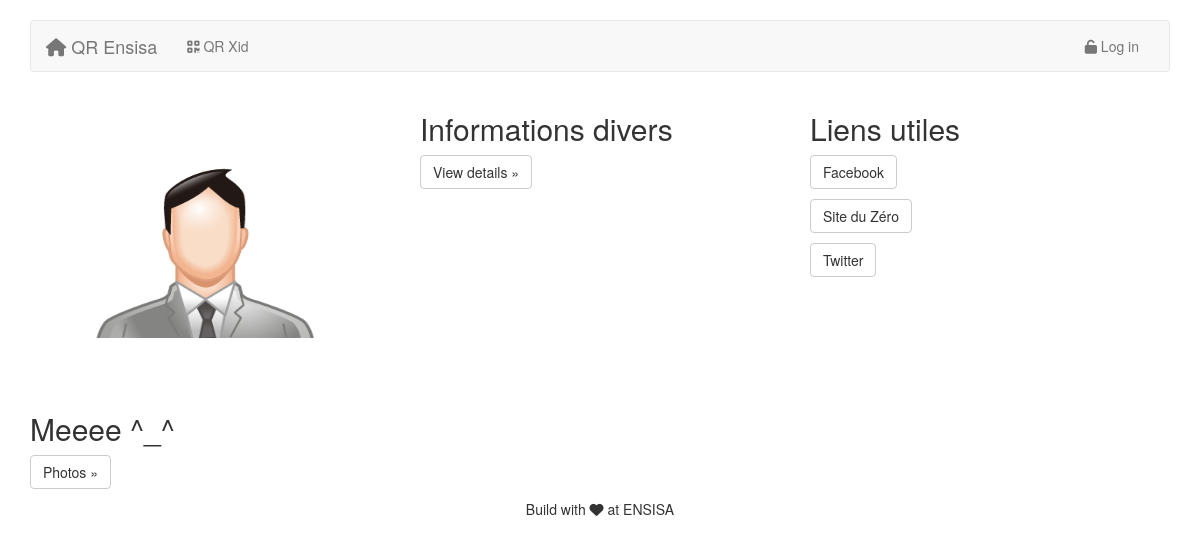
/profil.php?pseudo=Tumai, run on an earlier commit of the app's database.
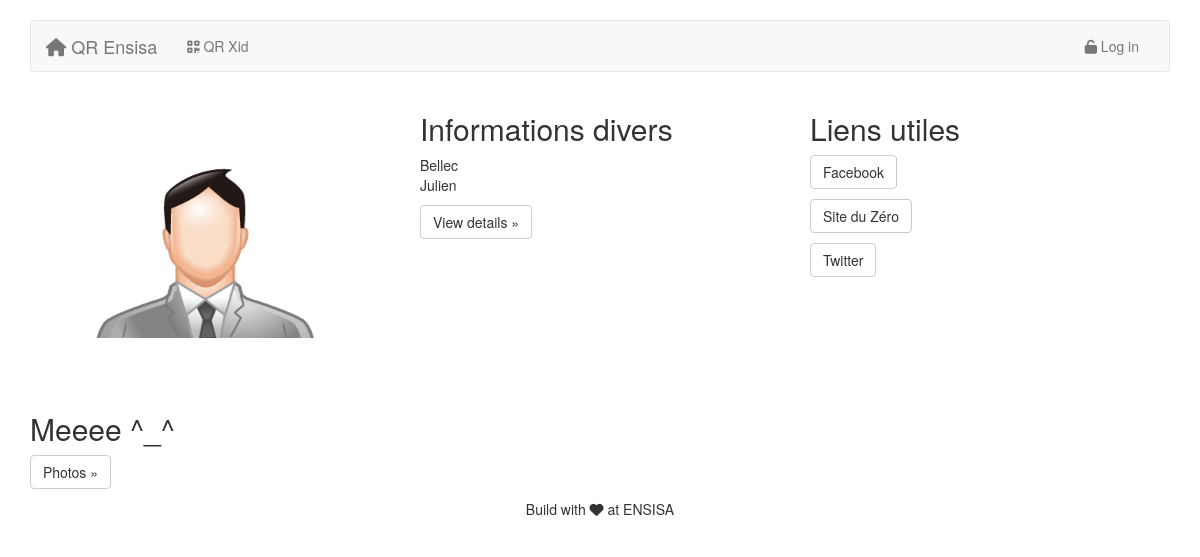
And on a later commit of the database.
### tables this page shows
CREATE TABLE IF NOT EXISTS `user` (
  `id` int(255) NOT NULL AUTO_INCREMENT,
  `nom` varchar(255) NOT NULL,
  `prenom` varchar(255) NOT NULL,
  `pseudo` varchar(255) NOT NULL,
  `email` varchar(32) NOT NULL,
  `password` varchar(255) NOT NULL,
  `tel` int(11) NOT NULL,
  `adresse` varchar(255) NOT NULL,
  `photos` varchar(255) NOT NULL,
  `filiere` varchar(255) NOT NULL,
  `annee` varchar(255) NOT NULL,
  PRIMARY KEY (`id`)
);

### profil.php (the view, shortened to what this page needs)
<?php include 'includes/header.php';
 include 'includes/navbar.php';
  include 'includes/mysql.php'; ?>
      <div class="container">
      <div class="row">
        <div class="col-lg-4">
          <img class="img-circle" src="image/img.png" alt="Generic placeholder image">
          <h2>Meeee ^_^</h2>
          <p><a class="btn btn-default" href="photoprofil.php" role="button">Photos &raquo;</a></p>
        </div>
        <div class="col-lg-4">
          <h2>Informations divers</h2>
          <p>
            <?php
             $req = $connect->prepare('SELECT * FROM user Where pseudo = ?');
             $req->execute(array($_GET['pseudo']));
             while ($donnees = $req->fetch())
                {
                    ?>
                        <p>
                        <?php echo $donnees['nom']; ?><br />
                        <?php echo $donnees['prenom']; ?></br>
                         </p>
                    <?php
                }
             ?>
          </p>
          <p><a class="btn btn-default" href="#" role="button">View details &raquo;</a></p>
        </div>
        <div class="col-lg-4">
          <h2>Liens utiles</h2>
          <p><a class="btn btn-default" href="http://www.facebook.com" role="button">Facebook</a></p>
		      <p><a class="btn btn-default" href="http://www.siteduzero.com" role="button">Site du Zéro</a></p>
          <p><a class="btn btn-default" href="http://www.twitter.com" role="button">Twitter</a></p>
        </div>
      </div>
	  </div>
<?php include 'includes/footer.php' ?>

### includes/header.php (shortened to what this page needs)
<!DOCTYPE html>
<html lang="fr">
    <head>
        <link href="css/projet.css" rel="stylesheet">
        <link  href="css/image.css" rel="stylesheet">
        <link href="css/bootstrap.min.css" rel="stylesheet">
        <link rel="stylesheet" href="lib/font-awesome-4.1.0/css/font-awesome.min.css">

### includes/navbar.php (shortened to what this page needs)
</head>
<body>
    <div class="container">
        <div class="navbar navbar-default" role="navigation">
            <div class="container-fluid">
                <div class="navbar-header">
                    <a class="navbar-brand" href="index.php"><i class="fa fa-home"></i>  QR Ensisa</a>
                </div>
                <div class="navbar-collapse collapse">
                    <ul class="nav navbar-nav">
                        <li><a href="qrxid.php"><i class="fa fa-qrcode"></i> QR Xid</a></li>
                    </ul>
                    <ul class="nav navbar-nav navbar-right">
						<?php
							if(!isset($_SESSION['pseudo']))
							{
						?>
						<li><a href="includes/connexion.php"><i class="fa fa-unlock"></i> Log in</a></li>
						<?php
						}
						?>
                    </ul>
                </div>
            </div>
        </div>
    </div>

### includes/footer.php (shortened to what this page needs)
        <div class="container">
            <div class="footer">
                <p>Build with <i class="fa fa-heart"></i> at ENSISA</p>
            </div>
        </div>
    </body>
</html>

### css/projet.css (style rules this page uses)
.container { max-width: 100%; min-width: 50px; }
.footer { text-align : center; }
body { padding-top: 20px; padding-bottom: 20px; }
.navbar { margin-bottom: 20px; }

### css/image.css (style rules this page uses)
img { width: 350px; height: 300px; }

What changed in the data, as far as the page shows it:
added user: nom "Bellec", prenom "Julien"
